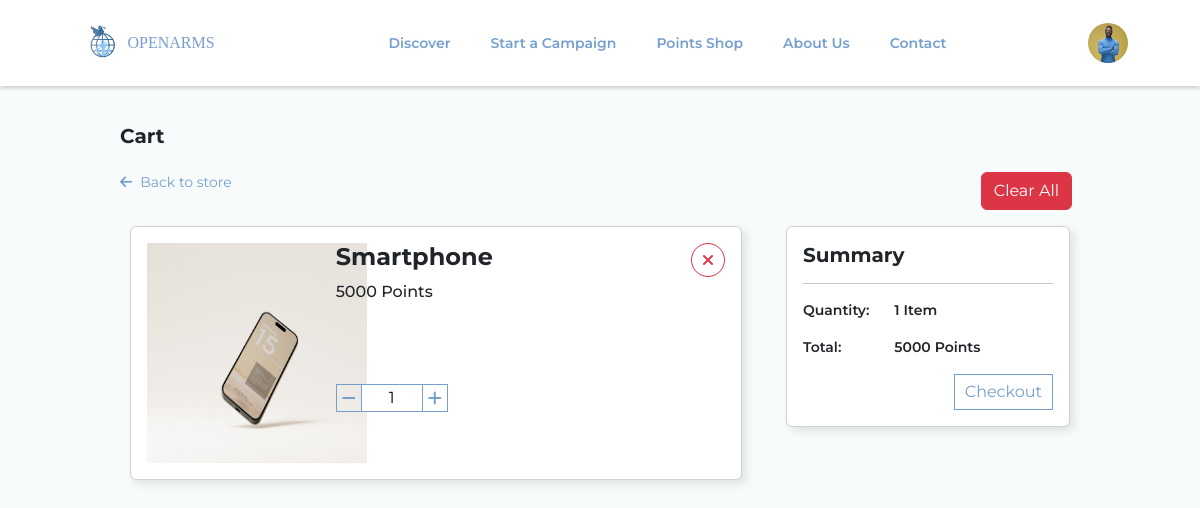
Screenshot of /cart.php (signed in) with the database file from the repository.
### tables this page shows
CREATE TABLE `cart` (
  `cartid` int(11) NOT NULL,
  `userid` int(11) NOT NULL,
  `productid` int(11) NOT NULL,
  `quantity` int(11) NOT NULL
);

CREATE TABLE `product` (
  `productid` int(11) NOT NULL,
  `productName` varchar(255) NOT NULL,
  `productDetails` varchar(1000) NOT NULL,
  `price` int(11) NOT NULL,
  `productPicture` varchar(255) NOT NULL
);

### cart.php (the view, shortened to what this page needs)
<?php
include "header.php";
$cartquery = "SELECT * FROM cart WHERE userid = " . $_SESSION['userid'] . ";";
$cartresult = mysqli_query($conn, $cartquery);
$cart = mysqli_fetch_all($cartresult, MYSQLI_ASSOC);
$countquery = "SELECT SUM(quantity) AS count FROM cart WHERE userid = " . $_SESSION['userid'] . ";";
$countresult = mysqli_query($conn, $countquery);
$count = mysqli_fetch_assoc($countresult);
$cartCount = $count['count'];
$totalquery = "SELECT SUM(quantity*price) AS total FROM cart INNER JOIN product ON cart.productid=product.productid WHERE userid = " . $_SESSION['userid'] . ";";
$totalresult = mysqli_query($conn, $totalquery);
$total = mysqli_fetch_assoc($totalresult);
$cartTotal = $total['total'];
?>
<html>
<head>
    <link rel="stylesheet" href="css/styleJ.css" />
    <link href="https://cdn.jsdelivr.net/npm/bootstrap@5.3.2/dist/css/bootstrap.min.css" rel="stylesheet">
</head>
<body>
    <div class="mainContent">
        <div class="marginContent mt-4">
            <h5 class="fw-bold mb-4">Cart</h5>
            <div class="d-flex justify-content-between">
                <a href="pointShop.php" class="backBtn"><i class="fa-solid fa-arrow-left me-2"></i>Back to store</a>
                <form action="server.php " method="POST">
                    <button class="btn btn-danger me-2" type="submit" name="clearCart">Clear All</button>
                </form>
            </div>
            <div class="row mt-3">
                <div class="col-8">
                    <?php
                    foreach ($cart as $cartItem) {
                        $productquery = "SELECT * FROM product WHERE productid='" . $cartItem['productid'] . "'";
                        $productresult = mysqli_query($conn, $productquery);
                        $product = mysqli_fetch_assoc($productresult);
                    ?>
                        <div class="card p-3 mb-3">
                            <div class="row">
                                <div class="col-4">
                                    <img src="./images/<?= $product['productPicture'] ?>" width="220px" height="220px" style="object-fit: fill;">
                                </div>
                                <div class="col ps-0">
                                    <div class="d-flex justify-content-between">
                                        <h4 class="fw-bold"><?= $product['productName'] ?></h4>
                                        <form action="server.php" method="POST">
                                            <button class="btn btn-outline-danger rounded-circle p-2" type="submit" name="removeCart" ><i class="fa-solid fa-xmark" style="width: 16px; height: 16px;"></i></button>
                                        </form>
                                    </div>
                                    <p class="fw-medium" style="margin-bottom: 80px;"><?= $product['price'] ?> Points</p>
                                    <div class="d-flex">
                                        <button type="button" class="quantityBtn" onclick="decrementQuantity('<?= $cartItem['cartid'] ?>')"><i class="fa-solid fa-minus"></i></button>
                                        <input type="number" name="quantity" id="quantityInput<?= $cartItem['cartid'] ?>" value="<?= $cartItem['quantity'] ?>" class="productQuantityInput" data-productid="<?= $cartItem['productid'] ?>" data-cartid="<?= $cartItem['cartid'] ?>" readonly />
                                        <button type="button" class="quantityBtn" onclick="incrementQuantity('<?= $cartItem['cartid'] ?>')"><i class="fa-solid fa-plus"></i></button>
                                    </div>
                                </div>
                            </div>
                        </div>
                    <?php } ?>
                </div>
                <div class="col-4">
                    <div class="card p-3" id="summaryFrame">
                        <h5 class="fw-bold mb-0">Summary</h5>
                        <hr>
                        <div class="row fw-semibold" style="font-size: 0.875rem;">
                            <div class="col-4">
                                <p>Quantity:</p>
                            </div>
                            <div class="col-8">
                                <p id="totalQuantity"><?= $cartCount ?> <?php if ($cartCount == 1) {
                                                                            echo "Item";
                                                                        } else {
                                                                            echo "Items";
                                                                        } ?></p>
                            </div>
                            <div class="col-4">
                                <p>Total:</p>
                            </div>
                            <div class="col-8">
                                <p id="totalPoints"><?= $cartTotal ?> Points</p>
                            </div>
                        </div>
                        <div class="text-end">
                            <?php if ($cartCount > 0) { ?>
                                <button class="addCartBtn" type="submit" onclick=redirectToCheckOut()>Checkout</button>
                            <?php } else { ?>
                                <button class="addCartBtn" type="submit" onclick=unableToCheckOut()>Checkout</button>
                            <?php } ?>
                        </div>
                    </div>
                </div>
            </div>
        </div>
    </div>
</body>
</html>

### css/styleJ.css (style rules this page uses)
:root { --main-color: #769fcd; --second-color: #b9d7ea; --third-color: #d6e6f2; --bg-color: #f7fbfc; --hover-color: #395370; --white: #fff; }
* { margin: 0; padding: 0; box-sizing: border-box; text-decoration: none; outline: none; border: none; font-family: "Montserrat", serif; }
body { max-width: 100vw; background-color: var(--bg-color) !important; }
input[type="number"] { -moz-appearance: textfield; }
.mainContent { padding-top: 100px; margin-bottom: 20px; }
.marginContent { margin: 0 120px; }
.card { box-shadow: 4px 4px 10px rgba(0, 0, 0, 0.1); margin: 0 10px; }
.addCartBtn { background-color: transparent; color: var(--main-color); border: 1px solid var(--main-color); padding: 5px 10px; transition: all 0.2s ease; }
.quantityBtn { color: var(--main-color); background-color: transparent; border: 1px solid var(--main-color); padding: 5px; transition: all 0.2s ease; }
.productQuantityInput { border-top: 1px solid var(--main-color); border-bottom: 1px solid var(--main-color); width: 60px; padding: 0 10px; text-align: center; }
.backBtn { color: var(--main-color); font-size: 0.875rem; text-decoration: none; transition: all 0.2s ease; }

### rows the page displays
cart: productid.productPicture (picture), productid.productName "Smartphone", productid.price "5000", quantity "1"

### other values shown
$cartCount "1"
$cartTotal "5000"
